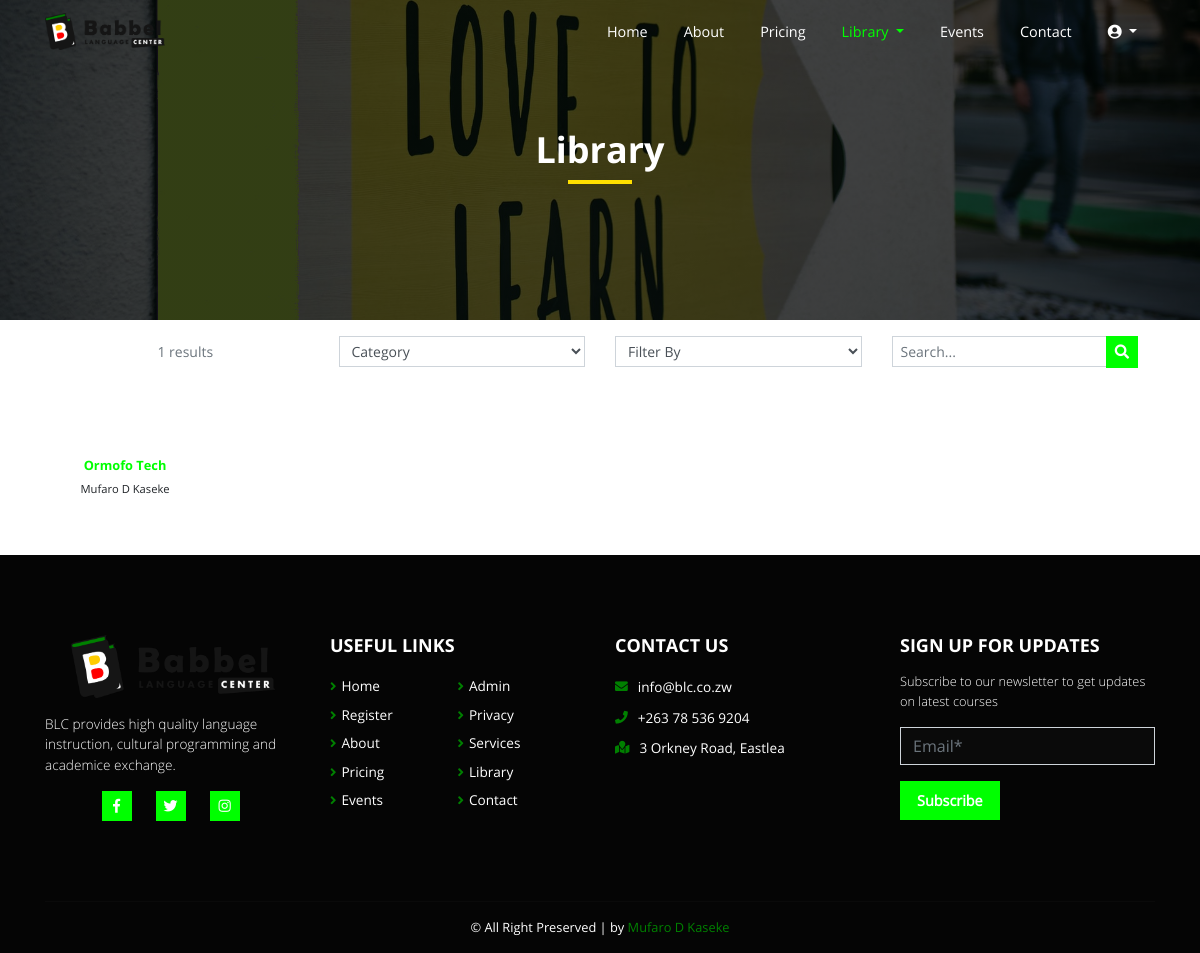
The page /library/ on the database as committed earlier.
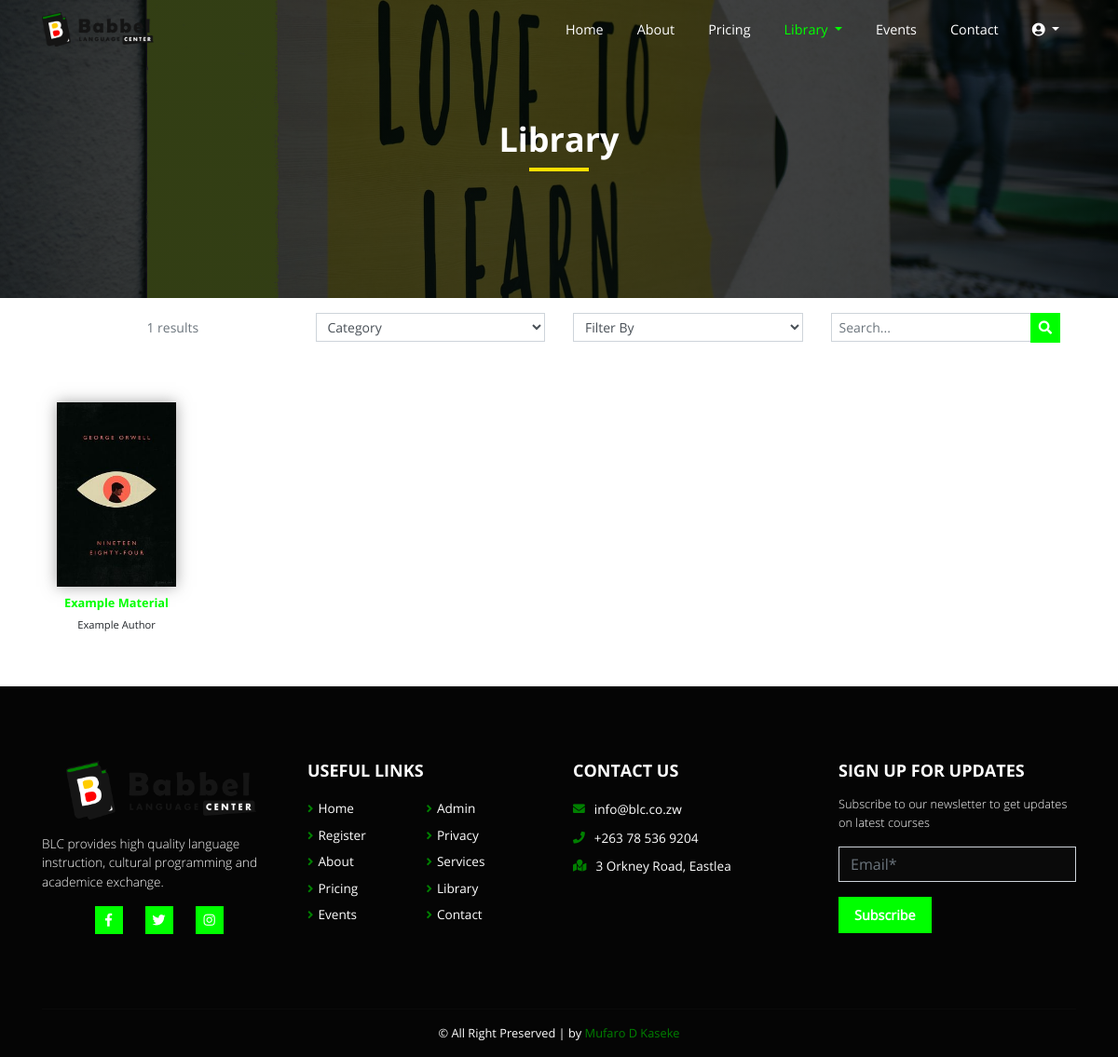
The same page on the database as committed later.
### tables this page shows
CREATE TABLE `materials` (
  `ID` int(11) NOT NULL,
  `code` varchar(255) NOT NULL,
  `title` varchar(255) NOT NULL,
  `author` varchar(255) NOT NULL,
  `pub_date` datetime NOT NULL,
  `category` varchar(255) NOT NULL,
  `preview` varchar(255) NOT NULL,
  `link` varchar(255) NOT NULL,
  `entry_date` datetime NOT NULL DEFAULT CURRENT_TIMESTAMP
);

### includes/library_processes.php (called while the page is built, shortened)
<?php
function getAllMaterials($conn) {
  $sql = "SELECT * FROM materials ORDER BY entry_date DESC";
  $result = mysqli_query($conn, $sql);
  $materials = [];
  if (mysqli_num_rows($result) > 0) {
    while($row = mysqli_fetch_assoc($result)) {
      $materials[$row['code']] = $row;
    }
    return $materials;
  }
  return false;
}
?>

### library/index.php (the view, shortened to what this page needs)
<?php
require '../includes/db_connect.php';
require '../includes/library_processes.php'
?>
<!DOCTYPE html>
<html lang="en">
<head>
  <link rel="stylesheet" href="../lib/bootstrap/css/bootstrap.min.css">
  <link rel="stylesheet" href="../lib/font-awesome/css/all.min.css">
  <link rel="stylesheet" href="../css/style.css">
  <link rel="stylesheet" href="../css/library.css">
</head>
<body>
  <header class="header">
    <nav class="navbar navbar-expand-lg fixed-top navbar-dark">
      <div class="container">
        <a class="navbar-brand" href="<?=ROOT;?>">
          <img src="<?=ROOT;?>/img/logo/logo-text.png" width="120" alt="Babbel Language Center logo" loading="lazy">
        </a>
        <div class="collapse navbar-collapse" id="headerNav">
          <ul class="navbar-nav ml-auto">
            <li class="nav-item">
              <a class="nav-link" href="<?=ROOT;?>/">Home</a>
            </li>
            <li class="nav-item">
              <a class="nav-link" href="<?=ROOT;?>/about/">About</a>
            </li>
            <li class="nav-item">
              <a class="nav-link" href="<?=ROOT;?>/pricing/">Pricing</a>
            </li>
            <li class="nav-item dropdown active">
              <a class="nav-link dropdown-toggle" href="#" id="libraryDropdown" role="button" data-toggle="dropdown" aria-haspopup="true" aria-expanded="false">
                Library <span class="sr-only">(current)</span>
              </a>
            </li>
            <li class="nav-item">
              <a class="nav-link" href="<?=ROOT;?>/events/">Events</a>
            </li>
            <li class="nav-item">
              <a class="nav-link" href="<?=ROOT;?>/contact/">Contact</a>
            </li>
            <li class="nav-item dropdown">
              <a class="nav-link dropdown-toggle" href="#" id="accountDropdown" role="button" data-toggle="dropdown" aria-haspopup="true" aria-expanded="false">
                <span class="d-lg-none">Account</span><i class="fa fa-user-circle d-none d-lg-inline"></i>
              </a>
            </li>
          </ul>
        </div>
      </div>
    </nav>
  </header>
  <section class="pageheader">
    <div class="container">
      <div class="row">
        <div class="col">
          <h1 class="pageheader-title">Library</h1>
        </div>
      </div>
    </div>
  </section>
  <section class="library">
    <div class="library-filters">
      <div class="container">
        <div class="row align-items-center justify-content-between">
          <?php
          if (isset($_GET['q'])) {
            $materials = searchMaterials($conn, $_GET['q']);
          } else {
            $materials = getAllMaterials($conn);
          }
          ?>
          <div class="col-lg-3">
            <div class="results-container">
              <p class="text-muted text-center mb-0">
                <?php
                if ($materials !== false) {
                  echo count($materials);
                } else {
                  echo 0;
                }
              ?> results</p>
            </div>
          </div>
          <div class="col-lg-3">
            <div class="filter-container">
              <select class="form-control form-control-sm" name="filter-category">
                <option disabled selected>Category</option>
              </select>
            </div>
          </div>
          <div class="col-lg-3">
            <div class="filter-container">
              <select class="form-control form-control-sm" name="filter-by">
                <option disabled selected>Filter By</option>
              </select>
            </div>
          </div>
          <div class="col-lg-3">
            <div class="filter-container filter-search">
              <form action="./">
                <div class="input-group">
                  <input type="search" name="q" value="<?php if(isset($_GET['q'])) echo $_GET['q'];?>" class="form-control form-control-sm" placeholder="Search...">
                  <div class="input-group-append">
                    <button type="submit" class="search-btn btn btn-sm"><i class="fa fa-search"></i></button>
                  </div>
                </div>
              </form>
            </div>
          </div>
        </div>
      </div>
    </div>
    <div class="library-books">
      <div class="container">
        <div class="row">
          <?php
          if ($materials !== false) {
            foreach ($materials as $material) {
              $material = (object) $material;
              ?>
              <div class="col-sm-6 col-md-3 col-lg-2">
                <div class="material-container">
                  <img src="<?=ROOT;?>/uploads/captions/<?=$material->preview;?>" width="100%" alt="" class="img-fluid material-img">
                  <a href="<?=ROOT;?>/uploads/materials/<?=$material->link;?>" class="material-name"><?=$material->title;?></a>
                  <span class="material-author"><?=$material->author;?></span>
                </div>
              </div>
              <?php
            }
          } else {
            ?>
            <div class="col">
              <p class="text-muted text-center">Nothing found!!!</p>
            </div>
            <?php
          }
          ?>
        </div>
      </div>
    </div>
  </section>
  <?php
  require_once '../includes/footer.php';
  ?>
</body>
</html>

### includes/footer.php
<footer class="footer">
  <div class="container">
    <div class="row">
      <div class="col-md-6 col-lg-3">
        <div class="footer-about">
          <img src="<?php echo ROOT;?>/img/logo/logo-text.png" alt="" class="img-fluid">
          <p class="small">BLC provides high quality language instruction, cultural programming and academice exchange.</p>
          <div class="footer-social">
            <ul class="nav justify-content-center">
              <li>
                <a href="<?php echo SOCIAL_LINK['facebook'];?>"><i class="fab fa-facebook-f"></i></a>
              </li>
              <li>
                <a href="<?php echo SOCIAL_LINK['twitter'];?>"><i class="fab fa-twitter"></i></a>
              </li>
              <li>
                <a href="<?php echo SOCIAL_LINK['instagram'];?>"><i class="fab fa-instagram"></i></a>
              </li>
            </ul>
          </div>
        </div>
      </div>
      <div class="col-md-6 col-lg-3">
        <div class="footer-links">
          <h4>Useful Links</h4>
          <ul class="nav">
            <li class="nav-item">
              <a href="<?=ROOT;?>/home" class="nav-link"><i class="fa fa-angle-right"></i>Home</a>
            </li>
            <li class="nav-item">
              <a href="<?=ROOT;?>/admin/login.php" class="nav-link"><i class="fa fa-angle-right"></i>Admin</a>
            </li>
            <li class="nav-item">
              <a href="<?=ROOT;?>/register/" class="nav-link"><i class="fa fa-angle-right"></i>Register</a>
            </li>
            <li class="nav-item">
              <a href="<?=ROOT;?>/privacy-policy.php" class="nav-link"><i class="fa fa-angle-right"></i>Privacy</a>
            </li>
            <li class="nav-item">
              <a href="<?=ROOT;?>/about/" class="nav-link"><i class="fa fa-angle-right"></i>About</a>
            </li>
            <li class="nav-item">
              <a href="#" class="nav-link"><i class="fa fa-angle-right"></i>Services</a>
            </li>
            <li class="nav-item">
              <a href="<?=ROOT;?>/pricing/" class="nav-link"><i class="fa fa-angle-right"></i>Pricing</a>
            </li>
            <li class="nav-item">
              <a href="<?=ROOT;?>/library/" class="nav-link"><i class="fa fa-angle-right"></i>Library</a>
            </li>
            <li class="nav-item">
              <a href="<?=ROOT;?>/events/" class="nav-link"><i class="fa fa-angle-right"></i>Events</a>
            </li>
            <li class="nav-item">
              <a href="<?=ROOT;?>/contact/" class="nav-link"><i class="fa fa-angle-right"></i>Contact</a>
            </li>
          </ul>
        </div>
      </div>
      <div class="col-md-6 col-lg-3">
        <div class="footer-contact">
          <h4>Contact Us</h4>
          <ul class="nav flex-column">
            <li><i class="fa fa-envelope"></i><a href="mailto:info@blc.co.zw">info@blc.co.zw</a></li>
            <li><i class="fa fa-phone"></i><a href="tel:+263 78 536 9204">+263 78 536 9204</a></li>
            <li><i class="fa fa-map-marked"></i><a href="#">3 Orkney Road, Eastlea</a></li>
          </ul>
        </div>
      </div>
      <div class="col-md-6 col-lg-3">
        <div class="footer-subscribe">
          <h4>Sign Up For Updates</h4>
          <p>Subscribe to our newsletter to get updates on latest courses</p>
          <form action="<?php echo ROOT;?>/mailing/subscribe.php">
            <input type="email" name="email" id="" class="form-control" placeholder="Email*">
            <button type="submit" name="action" value="confirm_email" class="blc-btn btn">Subscribe</button>
          </form>
        </div>
      </div>
    </div>
    <div class="row">
      <div class="col">
        <div class="footer-copyright text-center">
          <span>&copy; All Right Preserved</span> | <span>by <a href="#">Mufaro D Kaseke</a></span>
        </div>
      </div>
    </div>
  </div>
</footer>

### css/style.css (style rules this page uses)
body { font-family: "OpenSans", Arial, sans-serif; }
h1 { font-size: 36px; }
h4 { font-size: 18px; }
p { font-size: 14px; }
h1, h2, h3, h4, h5, h6 { line-height: 1.2em; }
.form-control { border-radius: 0; }
.blc-btn { border-radius: 0; background: #00FF00; color: #fff; font-weight: 600; font-size: 0.9rem; padding: 0.5rem 1rem; }
.header .navbar { background: transparent; }
.header .navbar .nav-item { margin: auto 10px; }
.header .navbar .nav-item .nav-link { color: #fff; font-size: 0.9rem; }
.header .navbar .nav-item.active .nav-link { color: #00FF00; }
.pageheader { background: linear-gradient(rgba(0, 0, 0, 0.7), rgba(0, 0, 0, 0.7)), url("../img/love-to-learn-2.jpg"); background-size: cover; background-position: center; }
.pageheader .row { min-height: 40vh; align-items: center; justify-content: center; }
.pageheader .pageheader-title { color: #fff; text-align: center; font-family: "OpenSans-Bold", Arial, sans-serif; }
.pageheader .pageheader-title:after { content: ""; width: 4rem; height: 4px; background: #FFDF00; display: block; margin: 0.5rem auto; }
.footer { background: #050505; padding-top: 5rem; }
.footer .row:first-of-type { margin-bottom: 5rem; }
.footer .footer-about { text-align: center; }
.footer .footer-about img { width: 80%; margin-bottom: 1rem; }
.footer .footer-about p { color: #fff; text-align: left; font-size: 0.85rem; font-family: "OpenSans-Light", Arial, sans-serif; }
.footer .footer-social li { margin: auto 10px; }
.footer .footer-social a { color: #fff; font-size: 14px; display: inline-block; background: #00FF00; line-height: 1; padding: 8px 0; margin-right: 4px; text-align: center; width: 30px; height: 30px; transition: 0.3s; }
.footer .footer-links h4 { color: #fff; margin-bottom: 1rem; text-transform: uppercase; font-family: "OpenSans-Bold", Arial, sans-serif; }
.footer .footer-links .nav-item { -webkit-box-flex: 0; -ms-flex: 0 0 50%; flex: 0 0 50%; max-width: 50%; width: 50%; }
.footer .footer-links .nav-link { padding: 0.25rem 0; color: #fff; font-size: 0.85rem; }
.footer .footer-links .nav-link i { margin-right: 5px; font-size: 0.8rem; color: #008000; }
.footer .footer-contact h4 { color: #fff; margin-bottom: 1rem; text-transform: uppercase; font-family: "OpenSans-Bold", Arial, sans-serif; }
.footer .footer-contact li { display: flex; align-items: center; padding: 5px 0; }
.footer .footer-contact li i { color: #008000; margin-right: 10px; font-size: 0.8rem; }
.footer .footer-contact li a { color: #fff; font-size: 0.85rem; }
.footer .footer-subscribe { color: #fff; }
.footer .footer-subscribe h4 { margin-bottom: 1rem; text-transform: uppercase; font-family: "OpenSans-Bold", Arial, sans-serif; }
.footer .footer-subscribe p { font-size: 0.8rem; font-family: "OpenSans-Light", Arial, sans-serif; }
.footer .footer-subscribe input[type=email] { color: #fff; background: #0A0A0A; margin-bottom: 1rem; border-radius: 0; }
.footer .footer-copyright { padding: 1rem 0; font-size: 0.8rem; border-top: 1px solid #0A0A0A; color: #fff; }
.footer .footer-copyright a { color: #008000; }

### css/library.css (style rules this page uses)
.library-filters { padding: 1rem 0; margin-bottom: 2rem; }
.library-filters > .container { padding: 0 2rem; }
.library-filters .filter-search .search-btn { border-radius: 0; background: #00FF00; color: #fff; font-weight: 600; font-size: 0.9rem; }
.library-books .material-container { padding: 1rem; margin-bottom: 2.5rem; text-align: center; }
.library-books .material-img { margin-bottom: 0.5rem; box-shadow: 0px 0px 15px #5959598c; }
.library-books .material-name { color: #00FF00; font-size: 0.8rem; display: block; overflow: hidden; text-overflow: ellipsis; white-space: nowrap; font-family: "OpenSans-Bold", Arial, sans-serif; }
.library-books .material-author { font-size: 0.7rem; }

Rows that differ between the two databases and show on the page:
removed materials: code "1", title "Ormofo Tech", author "Mufaro D Kaseke"
added materials: code "1", preview (picture), title "Example Material", author "Example Author"
